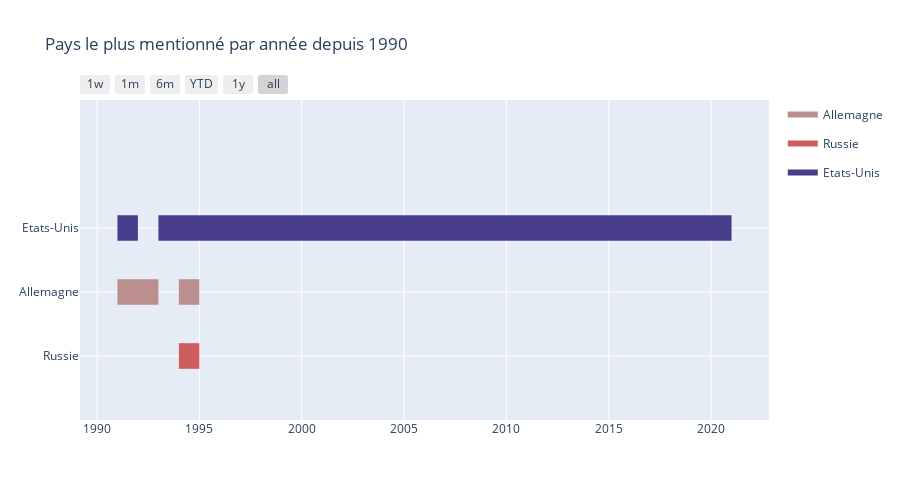

The notebook cell this image was saved under:
### Code cell
timeline("Pays le plus mentionné par année depuis 1990", list_colors, annees, pays)

### Figure 1 — Plotly figure (JSON) as saved in the notebook; plotly's stock layout.template omitted (floating-point values rounded to 4 significant figures; data arrays with more than 128 entries replaced by an {"elided": "..."} marker saying what was removed)
{"data": [{"fill": "toself", "fillcolor": "rgb(188, 143, 143)", "hoverinfo": "skip", "legendgroup": "rgb(188, 143, 143)", "mode": "none", "name": "Allemagne", "type": "scatter", "x": ["1991", "1992", "1992", "1991", "1991", "1992", "1993", "1993", "1992", "1992", "1994", "1995", "1995", "1994"], "y": [0.8, 0.8, 1.2, 1.2, null, 0.8, 0.8, 1.2, 1.2, null, 0.8, 0.8, 1.2, 1.2]}, {"fill": "toself", "fillcolor": "rgb(205, 92, 92)", "hoverinfo": "skip", "legendgroup": "rgb(205, 92, 92)", "mode": "none", "name": "Russie", "type": "scatter", "x": ["1994", "1995", "1995", "1994"], "y": [-0.2, -0.2, 0.2, 0.2]}, {"fill": "toself", "fillcolor": "rgb(72, 61, 139)", "hoverinfo": "skip", "legendgroup": "rgb(72, 61, 139)", "mode": "none", "name": "Etats-Unis", "type": "scatter", "x": {"elided": "144 str values"}, "y": {"elided": "144 float values"}}, {"legendgroup": "rgb(188, 143, 143)", "marker": {"color": "rgb(188, 143, 143)", "opacity": 0, "size": 1}, "mode": "markers", "name": "", "showlegend": false, "text": [null, null, null, null, null, null], "type": "scatter", "x": ["1991", "1992", "1992", "1993", "1994", "1995"], "y": [1, 1, 1, 1, 1, 1]}, {"legendgroup": "rgb(205, 92, 92)", "marker": {"color": "rgb(205, 92, 92)", "opacity": 0, "size": 1}, "mode": "markers", "name": "", "showlegend": false, "text": [null, null], "type": "scatter", "x": ["1994", "1995"], "y": [0, 0]}, {"legendgroup": "rgb(72, 61, 139)", "marker": {"color": "rgb(72, 61, 139)", "opacity": 0, "size": 1}, "mode": "markers", "name": "", "showlegend": false, "text": [null, null, null, null, null, null, null, null, null, null, null, null, null, null, null, null, null, null, null, null, null, null, null, null, null, null, null, null, null, null, null, null, null, null, null, null, null, null, null, null, null, null, null, null, null, null, null, null, null, null, null, null, null, null, null, null, null, null], "type": "scatter", "x": ["1991", "1992", "1993", "1994", "1994", "1995", "1995", "1996", "1996", "1997", "1997", "1998", "1998", "1999", "1999", "2000", "2000", "2001", "2001", "2002", "2002", "2003", "2003", "2004", "2004", "2005", "2005", "2006", "2006", "2007", "2007", "2008", "2008", "2009", "2009", "2010", "2010", "2011", "2011", "2012", "2012", "2013", "2013", "2014", "2014", "2015", "2015", "2016", "2016", "2017", "2017", "2018", "2018", "2019", "2019", "2020", "2020", "2021"], "y": [2, 2, 2, 2, 2, 2, 2, 2, 2, 2, 2, 2, 2, 2, 2, 2, 2, 2, 2, 2, 2, 2, 2, 2, 2, 2, 2, 2, 2, 2, 2, 2, 2, 2, 2, 2, 2, 2, 2, 2, 2, 2, 2, 2, 2, 2, 2, 2, 2, 2, 2, 2, 2, 2, 2, 2, 2, 2]}], "layout": {"height": 500, "hovermode": "closest", "showlegend": true, "title": {"text": "Pays le plus mentionné par année depuis 1990"}, "xaxis": {"rangeselector": {"buttons": [{"count": 7, "label": "1w", "step": "day", "stepmode": "backward"}, {"count": 1, "label": "1m", "step": "month", "stepmode": "backward"}, {"count": 6, "label": "6m", "step": "month", "stepmode": "backward"}, {"count": 1, "label": "YTD", "step": "year", "stepmode": "todate"}, {"count": 1, "label": "1y", "step": "year", "stepmode": "backward"}, {"step": "all"}]}, "showgrid": true, "type": "date", "zeroline": false}, "yaxis": {"autorange": false, "range": [-1, 4], "showgrid": true, "ticktext": ["Russie", "Allemagne", "Etats-Unis"], "tickvals": [0, 1, 2], "zeroline": false}}}
